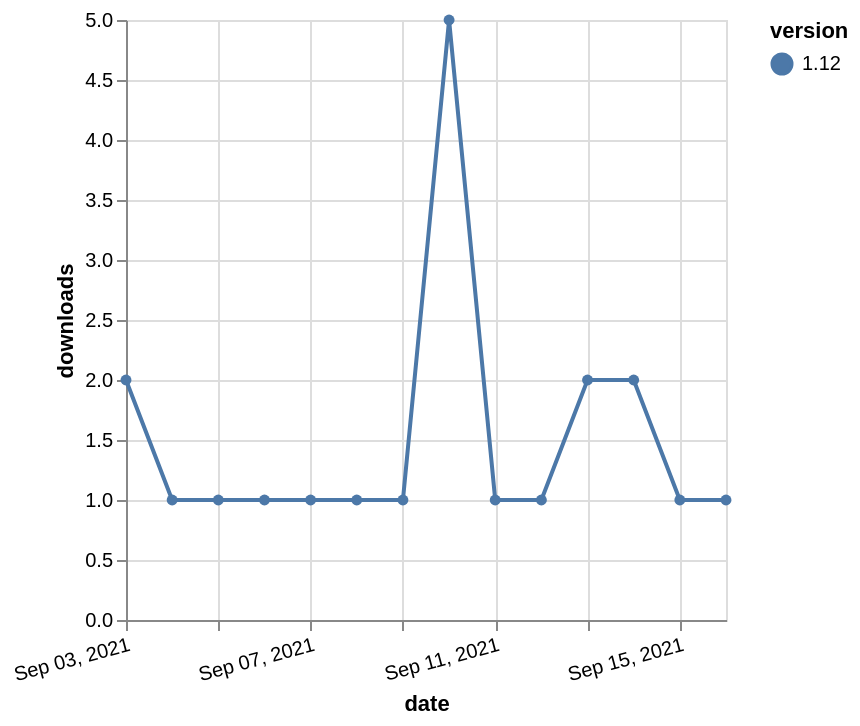

Source (Vega-Lite JSON):
### Vega-Lite specification from a JSON file in a GitHub repository (floating-point values rounded to 4 significant figures)
{"$schema": "https://vega.github.io/schema/vega-lite/v5.json", "description": "A simple bar chart with embedded data.", "data": {"values": [{"date": "2021-09-03", "total": 336, "delta": 2, "version": "1.12"}, {"date": "2021-09-04", "total": 337, "delta": 1, "version": "1.12"}, {"date": "2021-09-05", "total": 338, "delta": 1, "version": "1.12"}, {"date": "2021-09-06", "total": 339, "delta": 1, "version": "1.12"}, {"date": "2021-09-07", "total": 340, "delta": 1, "version": "1.12"}, {"date": "2021-09-08", "total": 341, "delta": 1, "version": "1.12"}, {"date": "2021-09-09", "total": 342, "delta": 1, "version": "1.12"}, {"date": "2021-09-10", "total": 347, "delta": 5, "version": "1.12"}, {"date": "2021-09-11", "total": 348, "delta": 1, "version": "1.12"}, {"date": "2021-09-12", "total": 349, "delta": 1, "version": "1.12"}, {"date": "2021-09-13", "total": 351, "delta": 2, "version": "1.12"}, {"date": "2021-09-14", "total": 353, "delta": 2, "version": "1.12"}, {"date": "2021-09-15", "total": 354, "delta": 1, "version": "1.12"}, {"date": "2021-09-16", "total": 355, "delta": 1, "version": "1.12"}]}, "width": "container", "mark": {"type": "line", "point": {"filled": true}}, "encoding": {"x": {"field": "date", "type": "temporal", "timeUnit": "yearmonthdate", "title": "date", "axis": {"labelAngle": -15}}, "y": {"field": "delta", "type": "quantitative", "title": "downloads"}, "color": {"field": "version", "type": "nominal"}, "tooltip": {"field": "delta"}}}
